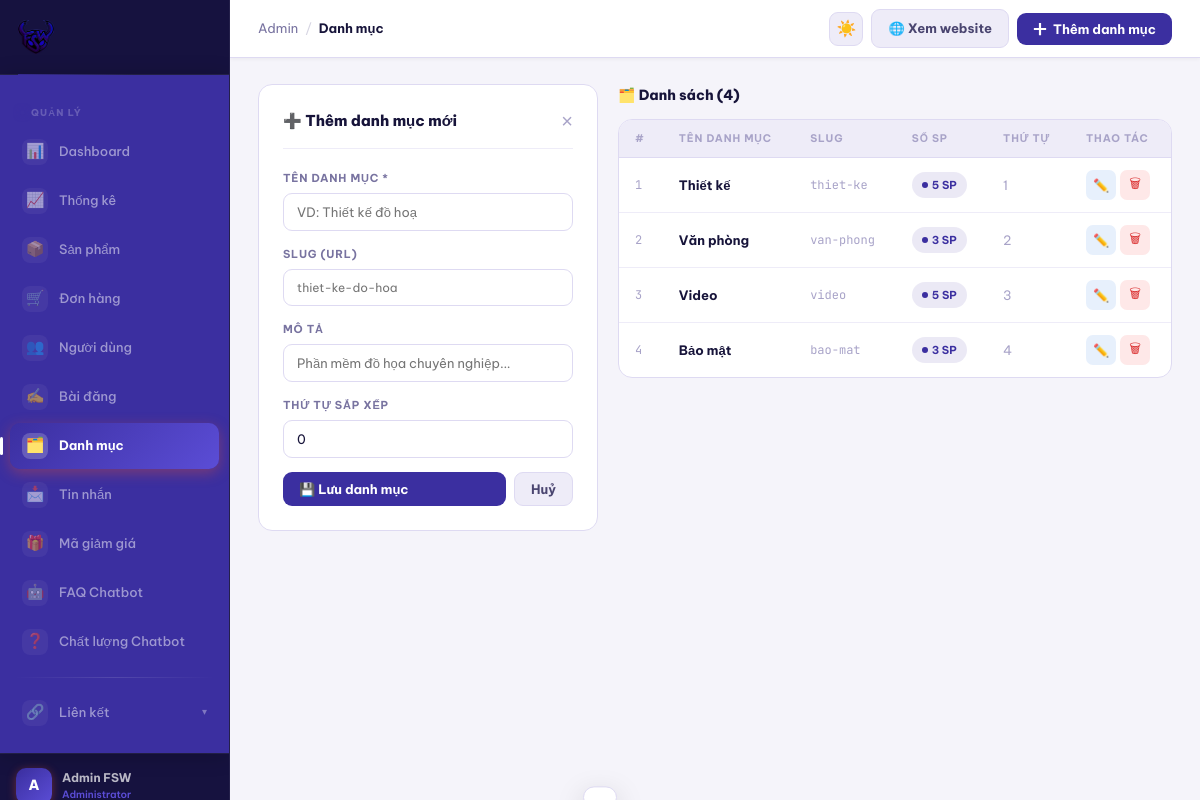
Screenshot of /admin/categories.php (signed in) with the database file from the repository.
### tables this page shows
CREATE TABLE `categories` (
  `id` int(11) NOT NULL,
  `ten_danh_muc` varchar(100) NOT NULL,
  `slug` varchar(120) NOT NULL,
  `mo_ta` text DEFAULT NULL,
  `thu_tu` int(11) DEFAULT 0
);

### config.php (called while the page is built, shortened)
<?php
function db(): PDO {
    static $pdo = null;
    if ($pdo) return $pdo;
    $dsn = sprintf('mysql:host=%s;dbname=%s;charset=%s', DB_HOST, DB_NAME, DB_CHARSET);
    $pdo = new PDO($dsn, DB_USER, DB_PASS, [
        PDO::ATTR_ERRMODE            => PDO::ERRMODE_EXCEPTION,
        PDO::ATTR_DEFAULT_FETCH_MODE => PDO::FETCH_ASSOC,
        PDO::ATTR_EMULATE_PREPARES   => false,
    ]);
    return $pdo;
}
function e(string $s): string {
    return htmlspecialchars($s, ENT_QUOTES, 'UTF-8');
}

### admin/categories.php (the view, shortened to what this page needs)
<?php
require_once __DIR__ . '/../config.php';
$cats = db()->query("SELECT c.*,COUNT(p.id) sp FROM categories c LEFT JOIN products p ON p.danh_muc_id=c.id GROUP BY c.id ORDER BY c.thu_tu")->fetchAll();
include __DIR__ . '/../includes/admin-head.php';
?>
<div class="adm">
  <?php include __DIR__ . '/sidebar.php'; ?>
  <main class="adm-main">
      <div class="adm-topbar">
      <div class="adm-breadcrumb">Admin <span class="sep">/</span> <strong>Danh mục</strong></div>
      <div class="adm-topbar-right">
        <button onclick="toggleTheme()" class="adm-theme-btn" title="Đổi giao diện sáng/tối" id="admThemeBtn">☀️</button>
        <a href="<?= SITE_URL ?>/index.php" class="btn btn-secondary">🌐 Xem website</a>
        <button class="btn btn-primary" onclick="openForm()">
          <svg width="14" height="14" viewBox="0 0 16 16" fill="none" stroke="currentColor" stroke-width="2.5"><line x1="8" y1="1" x2="8" y2="15"/><line x1="1" y1="8" x2="15" y2="8"/></svg>
          Thêm danh mục
        </button>
      </div>
    </div>
    <div class="adm-content">
      <div style="display:grid;grid-template-columns:340px 1fr;gap:20px;align-items:start">
        <div class="form-card" id="catFormWrap">
          <div class="form-card-header">
            <span class="form-card-title" id="fTitle">➕ Thêm danh mục mới</span>
            <button type="button" onclick="resetF()" style="font-size:20px;background:none;border:none;cursor:pointer;color:var(--ink-4);line-height:1">×</button>
          </div>
          <form method="POST" id="catForm">
            <div class="fg">
              <label>Tên danh mục *</label>
              <input type="text" name="ten_danh_muc" id="fTen" required placeholder="VD: Thiết kế đồ hoạ"
                     oninput="autoSlug(this.value)">
            </div>
            <div class="fg">
              <label>Slug (URL)</label>
              <input type="text" name="slug" id="fSlug" placeholder="thiet-ke-do-hoa" class="mono" style="font-size:12px">
            </div>
            <div class="fg">
              <label>Mô tả</label>
              <input type="text" name="mo_ta" id="fMota" placeholder="Phần mềm đồ họa chuyên nghiệp...">
            </div>
            <div class="fg">
              <label>Thứ tự sắp xếp</label>
              <input type="number" name="thu_tu" id="fOrder" value="0" min="0">
            </div>
            <div style="display:flex;gap:8px;margin-top:4px">
              <button type="submit" class="btn btn-primary" style="flex:1">💾 Lưu danh mục</button>
              <button type="button" onclick="resetF()" class="btn btn-secondary">Huỷ</button>
            </div>
          </form>
        </div>
        <div>
          <div style="font-size:14px;font-weight:800;margin-bottom:12px">🗂️ Danh sách (<?= count($cats) ?>)</div>
          <div class="table-card">
            <table>
              <thead><tr><th>#</th><th>Tên danh mục</th><th>Slug</th><th>Số SP</th><th>Thứ tự</th><th>Thao tác</th></tr></thead>
              <tbody>
              <?php foreach($cats as $c): ?>
              <tr>
                <td class="mono text-muted2"><?= $c['id'] ?></td>
                <td style="font-weight:700"><?= e($c['ten_danh_muc']) ?></td>
                <td class="mono text-muted2" style="font-size:12px"><?= e($c['slug']) ?></td>
                <td>
                  <span class="badge b-green"><span class="badge-dot"></span><?= $c['sp'] ?> SP</span>
                </td>
                <td class="text-muted2"><?= $c['thu_tu'] ?></td>
                <td>
                  <div class="act-row">
                    <button class="act-btn ab-edit" title="Sửa"
                      onclick='editC(<?= json_encode($c, JSON_UNESCAPED_UNICODE) ?>)'>✏️</button>
                    <form method="POST" style="display:contents" onsubmit="return confirm('Xoá danh mục «<?= e($c['ten_danh_muc']) ?>»?')">
                      <button class="act-btn ab-del" type="submit" title="Xoá">🗑</button>
                    </form>
                  </div>
                </td>
              </tr>
              <?php endforeach; ?>
              </tbody>
            </table>
          </div>
        </div>
      </div>
    </div>
  </main>
</div>
</body>
</html>

### rows the page displays
categories: id "1", ten_danh_muc "Thiết kế", slug "thiet-ke", sp "5", thu_tu "1"
categories: id "2", ten_danh_muc "Văn phòng", slug "van-phong", sp "3", thu_tu "2"
categories: id "3", ten_danh_muc "Video", slug "video", sp "5", thu_tu "3"
categories: id "4", ten_danh_muc "Bảo mật", slug "bao-mat", sp "3", thu_tu "4"

### other values shown
mb_substr($_SESSION['user_name'] ?? 'A', 0, 1) "A"
$_SESSION['user_name'] "Admin FSW"
count($cats) "4"
